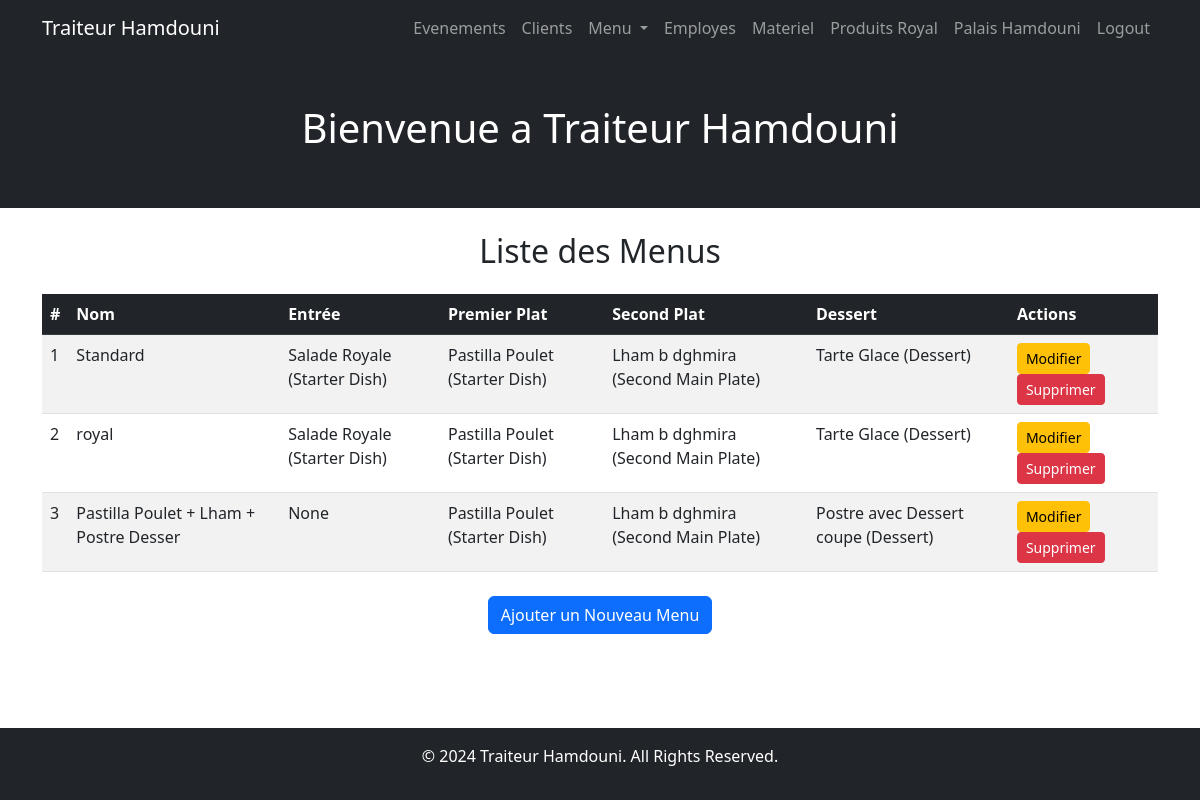
Before: /menu/menus/ (signed in) with the older database file.
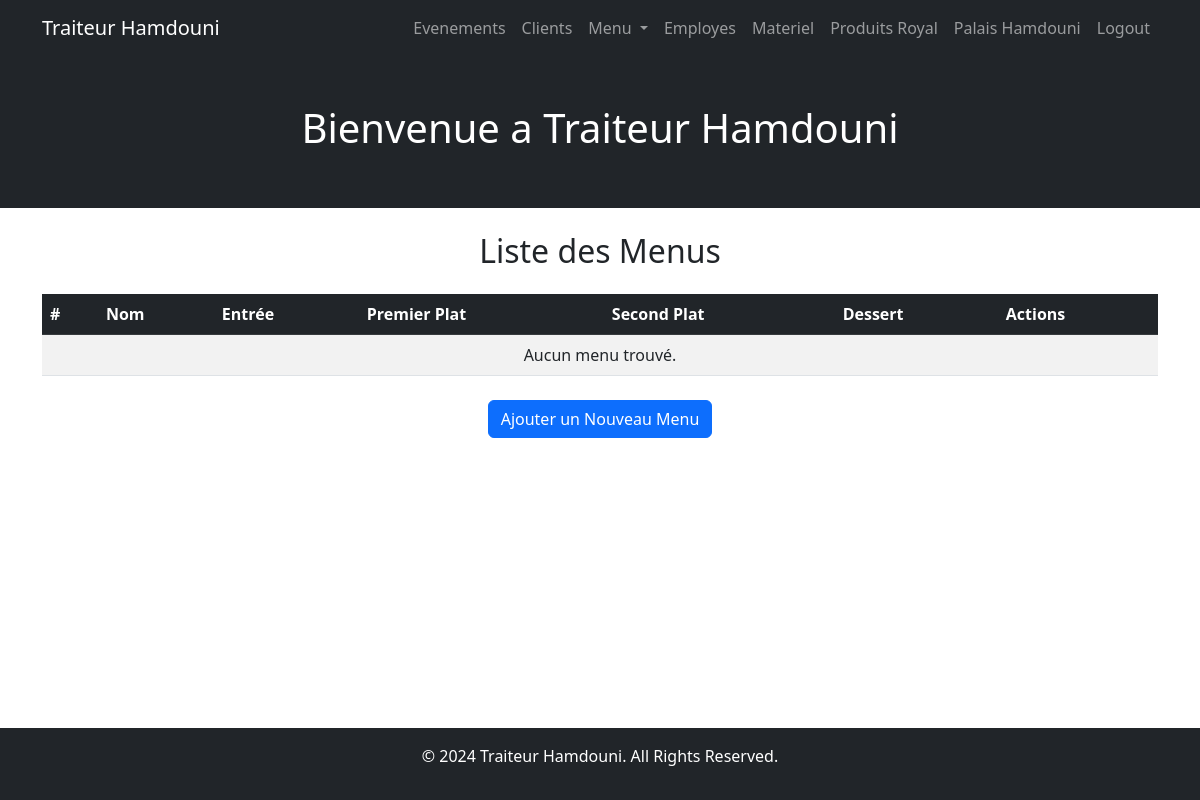
After: the same page with the newer database file.
### menu/models.py (models this page shows, shortened)
class Menu(models.Model):
    name = models.CharField(max_length=255, verbose_name="Menu Name")
    starter_dish = models.ForeignKey(Dish, on_delete=models.SET_NULL, null=True, blank=True, related_name="starter_dishes")
    first_main_plate = models.ForeignKey(Dish, on_delete=models.SET_NULL, null=True, blank=True, related_name="first_main_dishes")
    second_main_plate = models.ForeignKey(Dish, on_delete=models.SET_NULL, null=True, blank=True, related_name="second_main_dishes")
    dessert = models.ForeignKey(Dish, on_delete=models.SET_NULL, null=True, blank=True, related_name="desserts")

class Dish(models.Model):
    DISH_TYPES = [
        ('starter', 'Starter Dish'),
        ('first_main', 'First Main Plate'),
        ('second_main', 'Second Main Plate'),
        ('dessert', 'Dessert'),
    ]
    name = models.CharField(max_length=255, verbose_name="Dish Name")
    dish_type = models.CharField(max_length=20, choices=DISH_TYPES, verbose_name="Dish Type")
    description = models.TextField(blank=True, verbose_name="Description")
    price = models.DecimalField(max_digits=10, decimal_places=2, verbose_name="Price")
    def __str__(self):
        return f"{self.name} ({self.get_dish_type_display()})"

### menu/views.py (the view)
# urls.py: path('menus/', views.menu_list, name='menu_list'),
def menu_list(request):
    menus = Menu.objects.all()
    return render(request, 'menu/menu_list.html', {'menus': menus})

### menu/templates/menu/menu_list.html (shortened to what this page needs)
{% extends 'base.html' %}
{% block content %}
<h2 class="text-center">Liste des Menus</h2>
<table class="table table-striped mt-4">
    <thead class="table-dark">
        <tr>
            <th>#</th>
            <th>Nom</th>
            <th>Entrée</th>
            <th>Premier Plat</th>
            <th>Second Plat</th>
            <th>Dessert</th>
            <th>Actions</th>
        </tr>
    </thead>
    <tbody>
        {% for menu in menus %}
        <tr>
            <td>{{ forloop.counter }}</td>
            <td>{{ menu.name }}</td>
            <td>{{ menu.starter_dish }}</td>
            <td>{{ menu.first_main_plate }}</td>
            <td>{{ menu.second_main_plate }}</td>
            <td>{{ menu.dessert }}</td>
            <td>
                <a href="{% url 'menu:edit_menu' menu.pk %}" class="btn btn-sm btn-warning">Modifier</a>
                <a href="{% url 'menu:delete_menu' menu.pk %}" class="btn btn-sm btn-danger">Supprimer</a>
            </td>
        </tr>
        {% empty %}
        <tr>
            <td colspan="7" class="text-center">Aucun menu trouvé.</td>
        </tr>
        {% endfor %}
    </tbody>
</table>
<div class="text-center mt-4">
    <a href="{% url 'menu:create_menu' %}" class="btn btn-primary">Ajouter un Nouveau Menu</a>
</div>
{% endblock %}

Changed rows visible on the page:
removed Menu: name "Standard", starter_dish "Salade Royale (Starter Dish)", first_main_plate "Pastilla Poulet (Starter Dish)", second_main_plate "Lham b dghmira (Second Main Plate)", dessert "Tarte Glace (Dessert)"
removed Menu: name "royal", starter_dish "Salade Royale (Starter Dish)", first_main_plate "Pastilla Poulet (Starter Dish)", second_main_plate "Lham b dghmira (Second Main Plate)", dessert "Tarte Glace (Dessert)"
removed Menu: name "Pastilla Poulet + Lham + Postre Desser", starter_dish "None", first_main_plate "Pastilla Poulet (Starter Dish)", second_main_plate "Lham b dghmira (Second Main Plate)", dessert "Postre avec Dessert coupe (Dessert)"
Other visible differences:
text now shown: "Aucun menu trouvé."
